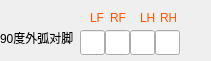
     <widget class="QWidget" name="widget_7" native="true">
      <property name="geometry">
       <rect>
        <x>60</x>
        <y>260</y>
        <width>211</width>
        <height>61</height>
       </rect>
      </property>
      <widget class="QLineEdit" name="edit_90OuterTrot_pressSet_lf">
       <property name="geometry">
        <rect>
         <x>80</x>
         <y>30</y>
         <width>25</width>
         <height>25</height>
        </rect>
       </property>
       <property name="text">
        <string/>
       </property>
      </widget>
      <widget class="QLabel" name="label_79">
       <property name="geometry">
        <rect>
         <x>0</x>
         <y>30</y>
         <width>80</width>
         <height>16</height>
        </rect>
       </property>
       <property name="styleSheet">
        <string notr="true">font: 25 7pt &quot;Adobe 宋体 Std L&quot;;</string>
       </property>
       <property name="text">
        <string>90度外弧对脚</string>
       </property>
      </widget>
      <widget class="QLineEdit" name="edit_90OuterTrot_pressSet_rf">
       <property name="geometry">
        <rect>
         <x>105</x>
         <y>30</y>
         <width>25</width>
         <height>25</height>
        </rect>
       </property>
       <property name="text">
        <string/>
       </property>
      </widget>
      <widget class="QLineEdit" name="edit_90OuterTrot_pressSet_lh">
       <property name="geometry">
        <rect>
         <x>130</x>
         <y>30</y>
         <width>25</width>
         <height>25</height>
        </rect>
       </property>
       <property name="text">
        <string/>
       </property>
      </widget>
      <widget class="QLineEdit" name="edit_90OuterTrot_pressSet_rh">
       <property name="geometry">
        <rect>
         <x>155</x>
         <y>30</y>
         <width>25</width>
         <height>25</height>
        </rect>
       </property>
       <property name="text">
        <string/>
       </property>
      </widget>
      <widget class="QLabel" name="label_80">
       <property name="geometry">
        <rect>
         <x>90</x>
         <y>10</y>
         <width>16</width>
         <height>16</height>
        </rect>
       </property>
       <property name="styleSheet">
        <string notr="true">font: 25 6pt &quot;Adobe 宋体 Std L&quot;;
color: rgb(255, 85, 0);</string>
       </property>
       <property name="text">
        <string>LF</string>
       </property>
      </widget>
      <widget class="QLabel" name="label_81">
       <property name="geometry">
        <rect>
         <x>110</x>
         <y>10</y>
         <width>16</width>
         <height>16</height>
        </rect>
       </property>
       <property name="styleSheet">
        <string notr="true">font: 25 6pt &quot;Adobe 宋体 Std L&quot;;
color: rgb(255, 85, 0);</string>
       </property>
       <property name="text">
        <string>RF</string>
       </property>
      </widget>
      <widget class="QLabel" name="label_82">
       <property name="geometry">
        <rect>
         <x>140</x>
         <y>10</y>
         <width>16</width>
         <height>16</height>
        </rect>
       </property>
       <property name="styleSheet">
        <string notr="true">font: 25 6pt &quot;Adobe 宋体 Std L&quot;;
color: rgb(255, 85, 0);</string>
       </property>
       <property name="text">
        <string>LH</string>
       </property>
      </widget>
      <widget class="QLabel" name="label_83">
       <property name="geometry">
        <rect>
         <x>160</x>
         <y>10</y>
         <width>16</width>
         <height>16</height>
        </rect>
       </property>
       <property name="styleSheet">
        <string notr="true">font: 25 6pt &quot;Adobe 宋体 Std L&quot;;
color: rgb(255, 85, 0);</string>
       </property>
       <property name="text">
        <string>RH</string>
       </property>
      </widget>
     </widget>
